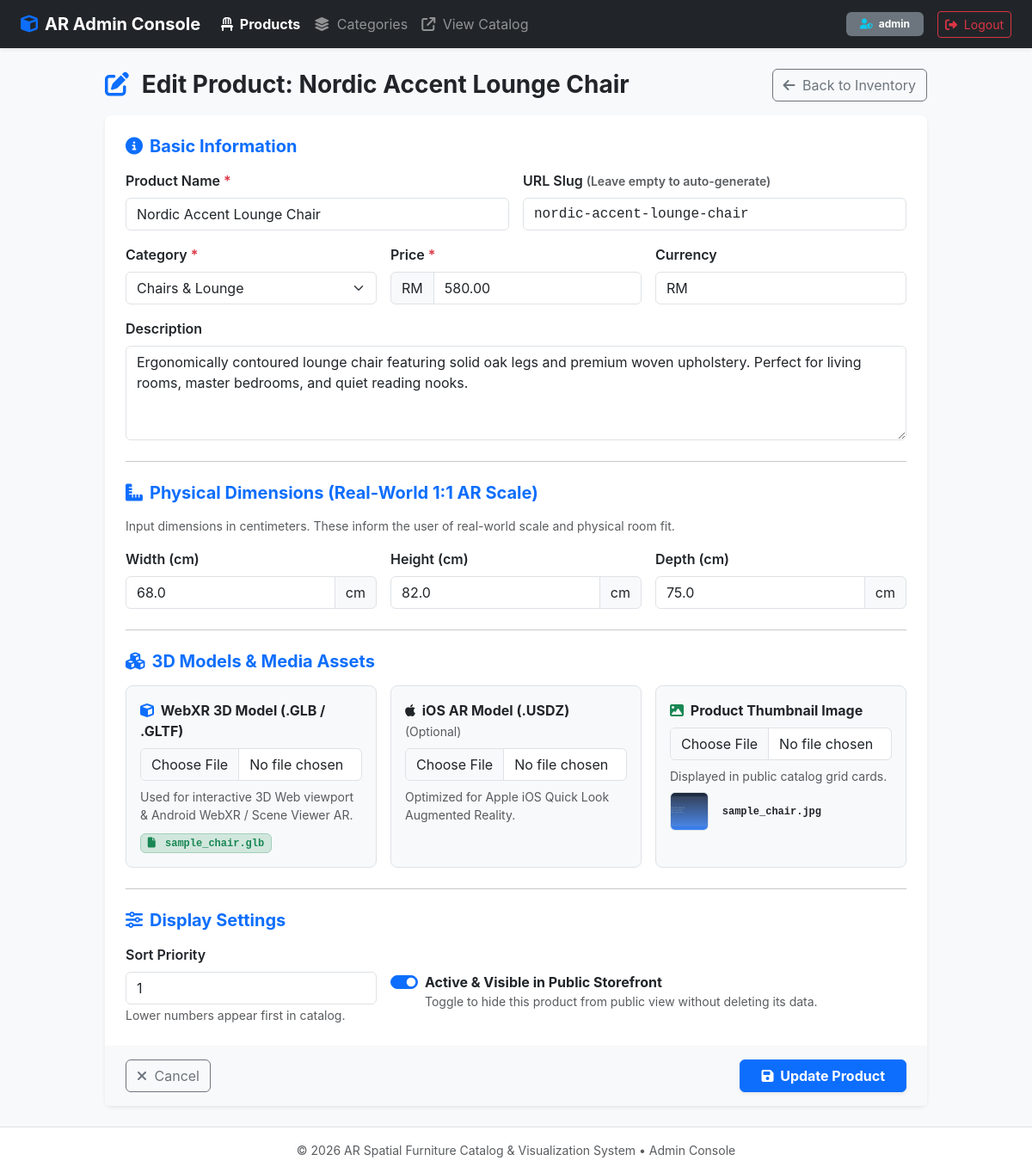
The app's page /admin/product_edit.php?id=1 (signed in) with its own data.
### tables this page shows
CREATE TABLE `products` (
  `id` INT UNSIGNED AUTO_INCREMENT PRIMARY KEY,
  `category_id` INT UNSIGNED NOT NULL,
  `slug` VARCHAR(150) NOT NULL UNIQUE,
  `name` VARCHAR(150) NOT NULL,
  `description` TEXT NULL,
  `price` DECIMAL(10, 2) NOT NULL DEFAULT 0.00,
  `currency` VARCHAR(10) NOT NULL DEFAULT 'RM',
  `glb_path` VARCHAR(255) NULL,
  `usdz_path` VARCHAR(255) NULL,
  `thumb_path` VARCHAR(255) NULL,
  `width_cm` DECIMAL(6, 1) NULL DEFAULT 0.0,
  `height_cm` DECIMAL(6, 1) NULL DEFAULT 0.0,
  `depth_cm` DECIMAL(6, 1) NULL DEFAULT 0.0,
  `glb_x_m` DECIMAL(6, 3) NULL DEFAULT 0.000,
  `glb_y_m` DECIMAL(6, 3) NULL DEFAULT 0.000,
  `glb_z_m` DECIMAL(6, 3) NULL DEFAULT 0.000,
  `is_active` TINYINT(1) NOT NULL DEFAULT 1,
  `sort_order` INT NOT NULL DEFAULT 0,
  `created_at` DATETIME DEFAULT CURRENT_TIMESTAMP,
  `updated_at` DATETIME DEFAULT CURRENT_TIMESTAMP ON UPDATE CURRENT_TIMESTAMP,
  CONSTRAINT `fk_products_category` FOREIGN KEY (`category_id`) REFERENCES `categories` (`id`) ON DELETE CASCADE
);

CREATE TABLE `categories` (
  `id` INT UNSIGNED AUTO_INCREMENT PRIMARY KEY,
  `slug` VARCHAR(100) NOT NULL UNIQUE,
  `name` VARCHAR(100) NOT NULL,
  `sort_order` INT NOT NULL DEFAULT 0,
  `is_active` TINYINT(1) NOT NULL DEFAULT 1,
  `created_at` DATETIME DEFAULT CURRENT_TIMESTAMP
);

### includes/products.php (called while the page is built, shortened)
<?php
require_once __DIR__ . '/../config/config.php';
function getProductById(int $id): ?array {
    $db = getDB();
    $stmt = $db->prepare("SELECT p.*, c.name AS category_name, c.slug AS category_slug
                          FROM products p
                          JOIN categories c ON p.category_id = c.id
                          WHERE p.id = :id LIMIT 1");
    $stmt->execute(['id' => $id]);
    $prod = $stmt->fetch();
    return $prod ?: null;
}

### includes/auth.php (called while the page is built, shortened)
<?php
function sanitize(?string $str): string {
    return htmlspecialchars(trim((string)$str), ENT_QUOTES, 'UTF-8');
}

### config/config.php (called while the page is built, shortened)
<?php
function getBaseUrl(): string {
    $isHttps = (!empty($_SERVER['HTTPS']) && $_SERVER['HTTPS'] !== 'off') ||
               (!empty($_SERVER['SERVER_PORT']) && $_SERVER['SERVER_PORT'] == 443) ||
               (!empty($_SERVER['HTTP_X_FORWARDED_PROTO']) && $_SERVER['HTTP_X_FORWARDED_PROTO'] === 'https');
    $protocol = $isHttps ? "https://" : "http://";
    $host = $_SERVER['HTTP_HOST'] ?? 'localhost';
    $scriptName = str_replace('\\', '/', $_SERVER['SCRIPT_NAME'] ?? '/index.php');
    $dir = str_replace('\\', '/', dirname($scriptName));
    $dir = preg_replace('#/(admin|api|includes|config)$#i', '', $dir);
    $path = ($dir === '/' || $dir === '.') ? '' : $dir;
    return rtrim($protocol . $host . $path, '/') . '/';
}

### includes/categories.php (called while the page is built, shortened)
<?php
function getAllCategories(bool $activeOnly = false): array {
    $db = getDB();
    $sql = "SELECT c.*, COUNT(p.id) AS product_count
            FROM categories c
            LEFT JOIN products p ON c.id = p.category_id ";
    $sql .= " GROUP BY c.id ORDER BY c.sort_order ASC, c.name ASC";
    return $db->query($sql)->fetchAll();
}

### admin/product_edit.php (the view, shortened to what this page needs)
<?php
require_once __DIR__ . '/../config/config.php';
require_once __DIR__ . '/../includes/admin_layout.php';
require_once __DIR__ . '/../includes/products.php';
require_once __DIR__ . '/../includes/categories.php';
$baseUrl = getBaseUrl();
$id = isset($_GET['id']) ? (int)$_GET['id'] : null;
$product = [
    'id'          => null,
    'name'        => '',
    'slug'        => '',
    'category_id' => '',
    'description' => '',
    'price'       => '0.00',
    'currency'    => APP_CURRENCY,
    'width_cm'    => '0.0',
    'height_cm'   => '0.0',
    'depth_cm'    => '0.0',
    'sort_order'  => '0',
    'is_active'   => 1,
    'glb_path'    => '',
    'usdz_path'   => '',
    'thumb_path'  => ''
];
if ($id) {
    $existing = getProductById($id);
    if ($existing) {
        $product = $existing;
    } else {
        setFlashMessage('danger', 'Product not found.');
        header("Location: {$baseUrl}admin/index.php");
        exit();
    }
}
$categories = getAllCategories();
?>
<div class="row justify-content-center">
    <div class="col-12 col-xl-10">
        <div class="d-flex align-items-center justify-content-between mb-3">
            <h3 class="fw-bold text-dark mb-0">
                <i class="fa-solid <?= $id ? 'fa-pen-to-square' : 'fa-plus-circle' ?> text-primary me-2"></i>
                <?= $id ? 'Edit Product: ' . sanitize($product['name']) : 'Add New Product' ?>
            </h3>
            <a href="<?= $baseUrl ?>admin/index.php" class="btn btn-outline-secondary">
                <i class="fa-solid fa-arrow-left me-1"></i> Back to Inventory
            </a>
        </div>
        <form method="POST" enctype="multipart/form-data" class="card border-0 shadow-sm rounded-3">
            <div class="card-body p-4">
                <h5 class="fw-bold text-primary mb-3"><i class="fa-solid fa-circle-info me-2"></i>Basic Information</h5>
                <div class="row g-3">
                    <div class="col-md-6">
                        <label class="form-label fw-semibold">Product Name <span class="text-danger">*</span></label>
                        <input type="text" name="name" class="form-control" value="<?= sanitize($product['name']) ?>" required placeholder="e.g. Nordic Accent Lounge Chair">
                    </div>
                    <div class="col-md-6">
                        <label class="form-label fw-semibold">URL Slug <small class="text-muted">(Leave empty to auto-generate)</small></label>
                        <input type="text" name="slug" class="form-control font-monospace" value="<?= sanitize($product['slug']) ?>" placeholder="e.g. nordic-accent-lounge-chair">
                    </div>
                    <div class="col-md-4">
                        <label class="form-label fw-semibold">Category <span class="text-danger">*</span></label>
                        <select name="category_id" class="form-select" required>
                            <?php foreach ($categories as $cat): ?>
                                <option value="<?= $cat['id'] ?>" <?= ((int)$product['category_id'] === (int)$cat['id']) ? 'selected' : '' ?>>
                                    <?= sanitize($cat['name']) ?>
                                </option>
                            <?php endforeach; ?>
                        </select>
                    </div>
                    <div class="col-md-4">
                        <label class="form-label fw-semibold">Price <span class="text-danger">*</span></label>
                        <div class="input-group">
                            <span class="input-group-text"><?= sanitize($product['currency'] ?? APP_CURRENCY) ?></span>
                            <input type="number" step="0.01" min="0" name="price" class="form-control" value="<?= htmlspecialchars((string)$product['price'], ENT_QUOTES, 'UTF-8') ?>" required>
                        </div>
                    </div>
                    <div class="col-md-4">
                        <label class="form-label fw-semibold">Currency</label>
                        <input type="text" name="currency" class="form-control" value="<?= sanitize($product['currency'] ?? APP_CURRENCY) ?>" maxlength="10">
                    </div>
                    <div class="col-12">
                        <label class="form-label fw-semibold">Description</label>
                        <textarea name="description" class="form-control" rows="4" placeholder="Detailed product specifications, materials, and features..."><?= sanitize($product['description']) ?></textarea>
                    </div>
                </div>
                <hr class="my-4">
                <h5 class="fw-bold text-primary mb-3"><i class="fa-solid fa-ruler-combined me-2"></i>Physical Dimensions (Real-World 1:1 AR Scale)</h5>
                <p class="text-muted small">Input dimensions in centimeters. These inform the user of real-world scale and physical room fit.</p>
                <div class="row g-3">
                    <div class="col-md-4">
                        <label class="form-label fw-semibold">Width (cm)</label>
                        <div class="input-group">
                            <input type="number" step="0.1" min="0" name="width_cm" class="form-control" value="<?= htmlspecialchars((string)$product['width_cm'], ENT_QUOTES, 'UTF-8') ?>" placeholder="e.g. 68.0">
                            <span class="input-group-text">cm</span>
                        </div>
                    </div>
                    <div class="col-md-4">
                        <label class="form-label fw-semibold">Height (cm)</label>
                        <div class="input-group">
                            <input type="number" step="0.1" min="0" name="height_cm" class="form-control" value="<?= htmlspecialchars((string)$product['height_cm'], ENT_QUOTES, 'UTF-8') ?>" placeholder="e.g. 82.0">
                            <span class="input-group-text">cm</span>
                        </div>
                    </div>
                    <div class="col-md-4">
                        <label class="form-label fw-semibold">Depth (cm)</label>
                        <div class="input-group">
                            <input type="number" step="0.1" min="0" name="depth_cm" class="form-control" value="<?= htmlspecialchars((string)$product['depth_cm'], ENT_QUOTES, 'UTF-8') ?>" placeholder="e.g. 75.0">
                            <span class="input-group-text">cm</span>
                        </div>
                    </div>
                </div>
                <hr class="my-4">
                <h5 class="fw-bold text-primary mb-3"><i class="fa-solid fa-cubes me-2"></i>3D Models & Media Assets</h5>
                <div class="row g-3">
                    <div class="col-md-4">
                        <div class="border rounded-3 p-3 h-100 bg-light">
                            <label class="form-label fw-bold text-dark d-block">
                                <i class="fa-solid fa-cube text-primary me-1"></i> WebXR 3D Model (.GLB / .GLTF)
                            </label>
                            <input type="file" name="glb_file" class="form-control mb-2" accept=".glb,.gltf">
                            <small class="text-muted d-block mb-2">Used for interactive 3D Web viewport & Android WebXR / Scene Viewer AR.</small>
                            <?php if (!empty($product['glb_path'])): ?>
                                <span class="badge bg-success-subtle text-success border border-success-subtle font-monospace text-wrap">
                                    <i class="fa-solid fa-file me-1"></i> <?= sanitize(basename($product['glb_path'])) ?>
                                </span>
                            <?php endif; ?>
                        </div>
                    </div>
                    <div class="col-md-4">
                        <div class="border rounded-3 p-3 h-100 bg-light">
                            <label class="form-label fw-bold text-dark d-block">
                                <i class="fa-brands fa-apple text-dark me-1"></i> iOS AR Model (.USDZ) <span class="text-muted fw-normal small">(Optional)</span>
                            </label>
                            <input type="file" name="usdz_file" class="form-control mb-2" accept=".usdz">
                            <small class="text-muted d-block mb-2">Optimized for Apple iOS Quick Look Augmented Reality.</small>
                        </div>
                    </div>
                    <div class="col-md-4">
                        <div class="border rounded-3 p-3 h-100 bg-light">
                            <label class="form-label fw-bold text-dark d-block">
                                <i class="fa-solid fa-image text-success me-1"></i> Product Thumbnail Image
                            </label>
                            <input type="file" name="thumb_file" class="form-control mb-2" accept="image/jpeg,image/png,image/webp">
                            <small class="text-muted d-block mb-2">Displayed in public catalog grid cards.</small>
                            <?php if (!empty($product['thumb_path'])): ?>
                                <div class="d-flex align-items-center gap-2 mt-2">
                                    <img src="<?= $baseUrl . sanitize($product['thumb_path']) ?>" alt="Thumbnail" width="45" height="45" class="rounded border object-fit-cover">
                                    <span class="badge bg-light text-dark font-monospace text-wrap"><?= sanitize(basename($product['thumb_path'])) ?></span>
                                </div>
                            <?php endif; ?>
                        </div>
                    </div>
                </div>
                <hr class="my-4">
                <h5 class="fw-bold text-primary mb-3"><i class="fa-solid fa-sliders me-2"></i>Display Settings</h5>
                <div class="row g-3 align-items-center">
                    <div class="col-md-4">
                        <label class="form-label fw-semibold">Sort Priority</label>
                        <input type="number" name="sort_order" class="form-control" value="<?= (int)$product['sort_order'] ?>">
                        <small class="text-muted">Lower numbers appear first in catalog.</small>
                    </div>
                    <div class="col-md-8">
                        <div class="form-check form-switch mt-3">
                            <input class="form-check-input" type="checkbox" name="is_active" id="activeSwitch" <?= !empty($product['is_active']) ? 'checked' : '' ?>>
                            <label class="form-check-label fw-bold" for="activeSwitch">
                                Active & Visible in Public Storefront
                            </label>
                            <div class="text-muted small">Toggle to hide this product from public view without deleting its data.</div>
                        </div>
                    </div>
                </div>
            </div>
            <div class="card-footer bg-light px-4 py-3 border-0 d-flex justify-content-between">
                <a href="<?= $baseUrl ?>admin/index.php" class="btn btn-outline-secondary">
                    <i class="fa-solid fa-xmark me-1"></i> Cancel
                </a>
                <button type="submit" class="btn btn-primary px-4 fw-bold shadow-sm">
                    <i class="fa-solid fa-floppy-disk me-1"></i> <?= $id ? 'Update Product' : 'Save New Product' ?>
                </button>
            </div>
        </form>
    </div>
</div>

### css/style.css (style rules this page uses)
:root { --primary-color: #2563eb; --primary-hover: #1d4ed8; --primary-light: #eff6ff; --dark-bg: #0f172a; --light-bg: #f8fafc; --card-shadow: 0 4px 6px -1px rgba(0, 0, 0, 0.08), 0 2px 4px -2px rgba(0, 0, 0, 0.04); --hover-shadow: 0 20px 25px -5px rgba(0, 0, 0, 0.1), 0 8px 10px -6px rgba(0, 0, 0, 0.05); }
body { font-family: -apple-system, BlinkMacSystemFont, "Segoe UI", Roboto, "Helvetica Neue", Arial, sans-serif; color: #1e293b; background-color: var(--light-bg); }

### records on screen
products: name "Nordic Accent Lounge Chair", slug "nordic-accent-lounge-chair", category_id "Chairs & Lounge", currency "RM", price "580.00", description "Ergonomically contoured lounge chair featuring solid oak legs and premium woven upholstery. Perfect for living rooms, master bedrooms, and quiet reading nooks.", width_cm "68.0", height_cm "82.0", depth_cm "75.0", glb_path "sample_chair.glb", thumb_path (picture), thumb_path "sample_chair.jpg", sort_order "1", is_active "☑"

### other values on screen
$adminUser "admin"
